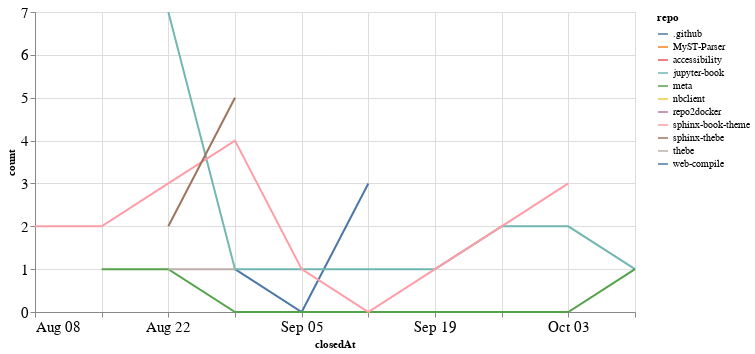

The notebook cell this image was saved under:
### Code cell
closed_by_time = closed_by.groupby('repo').resample('W', on='closedAt').count()['author'].reset_index()
closed_by_time = closed_by_time.rename(columns={'author': 'count'})

alt.Chart(closed_by_time, width=600).mark_line().encode(
    x='closedAt',
    y='count',
    color='repo',
    tooltip="repo"
)

### Figure 1 — Vega-Lite specification as saved in the notebook (floating-point values rounded to 4 significant figures)
{"config": {"axisLeft": {"labelFontSize": 15}, "axisBottom": {"labelFontSize": 15}}, "data": {"name": "data-2f4e652025a3b9e92dba1e7a7492067f"}, "mark": "line", "encoding": {"color": {"type": "nominal", "field": "repo"}, "tooltip": {"type": "nominal", "field": "repo"}, "x": {"type": "temporal", "field": "closedAt"}, "y": {"type": "quantitative", "field": "count"}}, "width": 600, "$schema": "https://vega.github.io/schema/vega-lite/v4.8.1.json", "datasets": {"data-2f4e652025a3b9e92dba1e7a7492067f": [{"repo": ".github", "closedAt": "2021-08-29T00:00:00", "count": 1}, {"repo": ".github", "closedAt": "2021-09-05T00:00:00", "count": 0}, {"repo": ".github", "closedAt": "2021-09-12T00:00:00", "count": 3}, {"repo": "MyST-Parser", "closedAt": "2021-09-26T00:00:00", "count": 1}, {"repo": "accessibility", "closedAt": "2021-08-29T00:00:00", "count": 2}, {"repo": "jupyter-book", "closedAt": "2021-08-22T00:00:00", "count": 7}, {"repo": "jupyter-book", "closedAt": "2021-08-29T00:00:00", "count": 1}, {"repo": "jupyter-book", "closedAt": "2021-09-05T00:00:00", "count": 1}, {"repo": "jupyter-book", "closedAt": "2021-09-12T00:00:00", "count": 1}, {"repo": "jupyter-book", "closedAt": "2021-09-19T00:00:00", "count": 1}, {"repo": "jupyter-book", "closedAt": "2021-09-26T00:00:00", "count": 2}, {"repo": "jupyter-book", "closedAt": "2021-10-03T00:00:00", "count": 2}, {"repo": "jupyter-book", "closedAt": "2021-10-10T00:00:00", "count": 1}, {"repo": "meta", "closedAt": "2021-08-15T00:00:00", "count": 1}, {"repo": "meta", "closedAt": "2021-08-22T00:00:00", "count": 1}, {"repo": "meta", "closedAt": "2021-08-29T00:00:00", "count": 0}, {"repo": "meta", "closedAt": "2021-09-05T00:00:00", "count": 0}, {"repo": "meta", "closedAt": "2021-09-12T00:00:00", "count": 0}, {"repo": "meta", "closedAt": "2021-09-19T00:00:00", "count": 0}, {"repo": "meta", "closedAt": "2021-09-26T00:00:00", "count": 0}, {"repo": "meta", "closedAt": "2021-10-03T00:00:00", "count": 0}, {"repo": "meta", "closedAt": "2021-10-10T00:00:00", "count": 1}, {"repo": "nbclient", "closedAt": "2021-09-19T00:00:00", "count": 1}, {"repo": "repo2docker", "closedAt": "2021-09-19T00:00:00", "count": 1}, {"repo": "sphinx-book-theme", "closedAt": "2021-08-08T00:00:00", "count": 2}, {"repo": "sphinx-book-theme", "closedAt": "2021-08-15T00:00:00", "count": 2}, {"repo": "sphinx-book-theme", "closedAt": "2021-08-22T00:00:00", "count": 3}, {"repo": "sphinx-book-theme", "closedAt": "2021-08-29T00:00:00", "count": 4}, {"repo": "sphinx-book-theme", "closedAt": "2021-09-05T00:00:00", "count": 1}, {"repo": "sphinx-book-theme", "closedAt": "2021-09-12T00:00:00", "count": 0}, {"repo": "sphinx-book-theme", "closedAt": "2021-09-19T00:00:00", "count": 1}, {"repo": "sphinx-book-theme", "closedAt": "2021-09-26T00:00:00", "count": 2}, {"repo": "sphinx-book-theme", "closedAt": "2021-10-03T00:00:00", "count": 3}, {"repo": "sphinx-thebe", "closedAt": "2021-08-22T00:00:00", "count": 2}, {"repo": "sphinx-thebe", "closedAt": "2021-08-29T00:00:00", "count": 5}, {"repo": "thebe", "closedAt": "2021-08-22T00:00:00", "count": 1}, {"repo": "thebe", "closedAt": "2021-08-29T00:00:00", "count": 1}, {"repo": "web-compile", "closedAt": "2021-09-26T00:00:00", "count": 1}]}}
